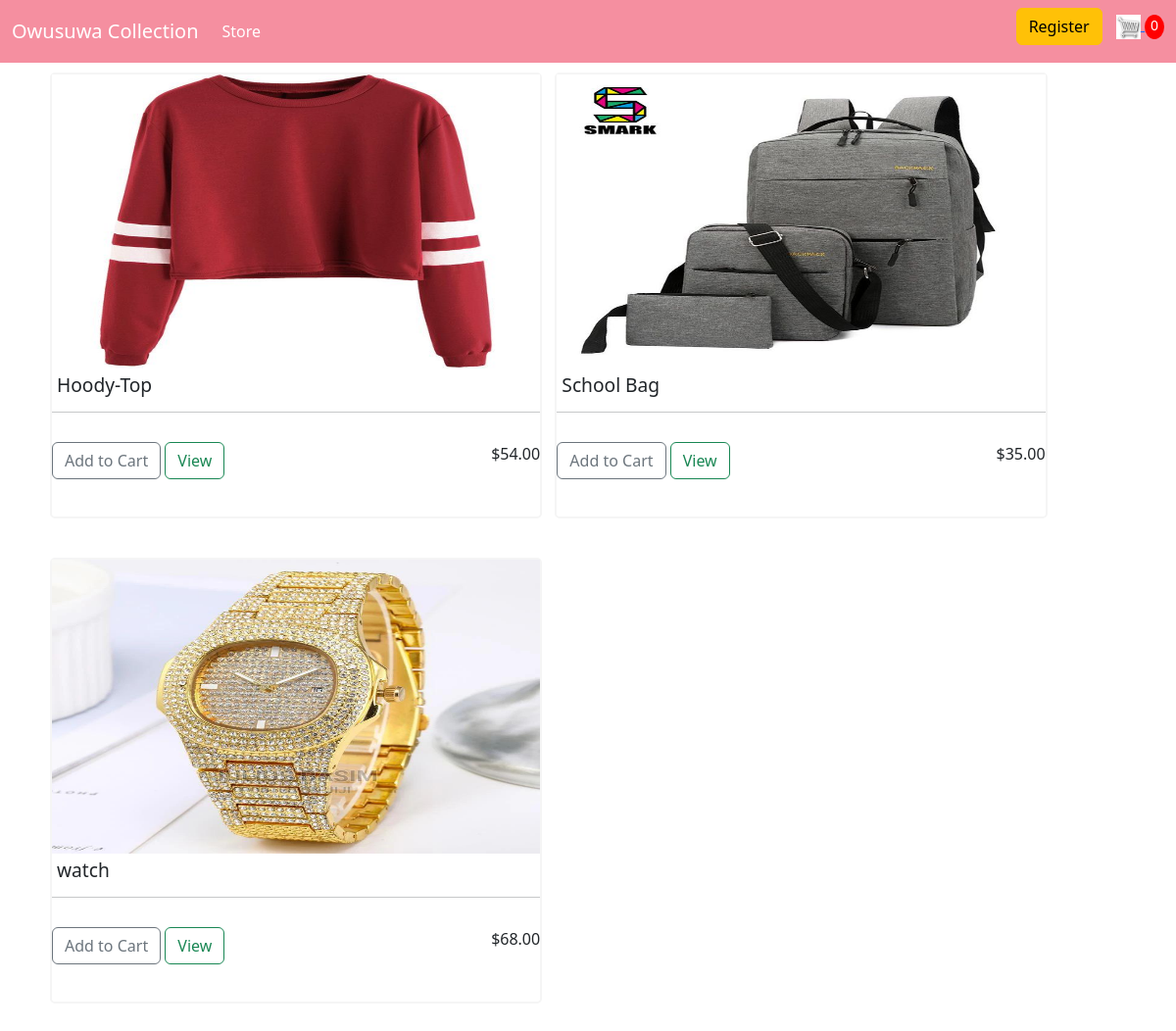
/home/, run on the app's committed database.
### store/models.py (models this page shows, shortened)
class Product(models.Model):
    name      = models.CharField(max_length=100)
    price     = models.DecimalField(max_digits=7, decimal_places=2)
    digital   = models.BooleanField(default=False, null=True, blank=False)
    image     = models.ImageField(null=True, blank=True)
    @property
    def imageURL(self):
        try:
            url = self.image.url
        except:
            url = ''
        return url

### store/views.py (the view)
# urls.py: path('', include('store.urls')),
def store(request):
    if request.user.is_authenticated:
        customer = request.user.customer
        order, created = Order.objects.get_or_create(customer=customer, complete=False)
        items    = order.orderitem_set.all()
        cartItems = order.get_cart_items
    else:
        cookieData = cookieCart(request)
        cartItems  = cookieData['cartItems']
    products = Product.objects.all()
    context = {'products':products, 'cartItems':cartItems}
    return render(request, 'store/store.html', context)

### store/utils.py (called while the page is built, shortened)
def cookieCart(request):
    try:
        cart = json.loads(request.COOKIES['cart'])
    except:
        cart = {}
        print('Cart:', cart)
    items = []
    order = {'get_cart_total':0, 'get_cart_items':0, 'shipping':False}
    cartItems = order['get_cart_items']
    return {'cartItems':cartItems, 'order': order, 'items': items}

### store/templates/store/store.html
{% extends 'store/main.html' %}
{% load static %}
{% block content %}
    {% for product in products %}
    <div class="pro-container">
        <img class="image" src="{{product.imageURL}}" alt="product-image">
        <h6 class="pro-name" >{{product.name}}</h6>
        <hr>
        <div class="pro-element-container">
            <button data-product="{{product.id}}" data-action="add"  class="btn btn-outline-secondary pro-element update-cart">Add to Cart</button>
            <a class="btn btn-outline-success View" href="">View</a>
            <div class="pro-price">${{product.price}}</div>
        </div>
    </div>
    {% endfor %}
{% endblock content %}

### static/css/main.css (style rules this page uses)
.pro-container { width: 45%; height: 455px; border-radius: 5px; margin-left: 9px; margin-bottom: 30px; margin-top: 10px; display: inline-block; border: 2px solid whitesmoke; }
.image { width: 100%; height: 300px; display: block; }
.pro-name { font-size: 1.2rem; margin: 5px; display: block; }
.pro-element { display: inline-block; }
.pro-element-container { width: 100%; margin-top: 30px; }
.View { display: inline-block; }
.pro-price { float: right; display: inline-block; }

### data on the page
Product: imageURL (picture), name "Hoody-Top", price "54.00"
Product: imageURL (picture), name "School Bag", price "35.00"
Product: imageURL (picture), name "watch", price "68.00"

### other printed values
{{ cartItems }} "0"
